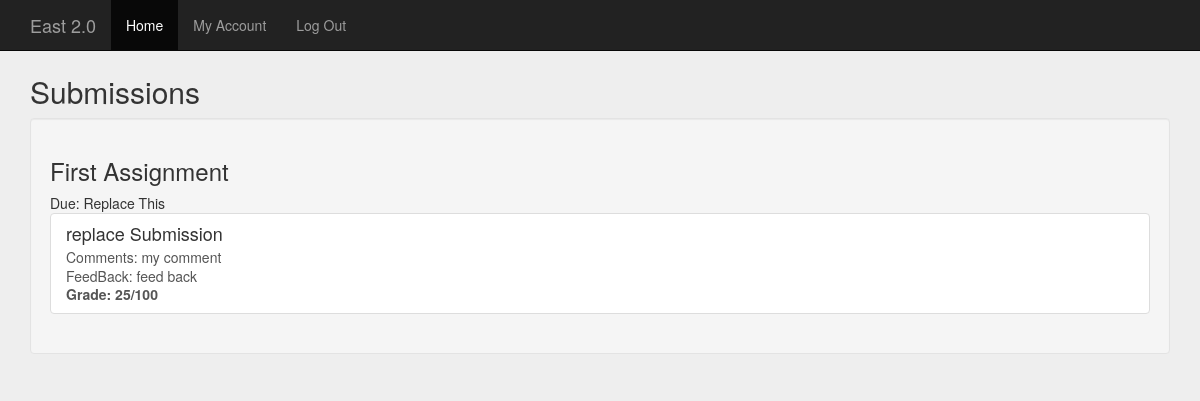
The app's page /index.php?action=assignment&assignmentID=1 (signed in) with its own data.
### tables this page shows
CREATE TABLE IF NOT EXISTS `assignments` (
  `ID` int(11) NOT NULL AUTO_INCREMENT,
  `Name` varchar(50) NOT NULL,
  `MaxPoints` int(11) NOT NULL,
  PRIMARY KEY (`ID`)
);

CREATE TABLE IF NOT EXISTS `submissions` (
  `ID` int(11) NOT NULL AUTO_INCREMENT,
  `comments` varchar(250) NOT NULL,
  `feedback` varchar(250) NOT NULL,
  `graded` int(11) DEFAULT NULL,
  `filename` varchar(256) NOT NULL,
  `filedata` mediumtext NOT NULL,
  PRIMARY KEY (`ID`)
);

### functions.php (called while the page is built, shortened)
<?php
function connectToDB()
{
	$conn = new mysqli($hn, $un, $pw, $db);
	return $conn;
}
function getStudentAssignmentSubmissions($assID){
	$conn = connectToDB();
	$studentID = $_SESSION['userID'];
	$sql = 'SELECT a.Name as assName, a.MaxPoints,s.ID,s.comments,s.feedback,s.graded FROM assignments a, submissions s, courses c, assignmentsubmissions ass, courseassignments ca WHERE ass.StudentID='.$studentID.' AND ass.AssID='.$assID.' ';
	$sql.= ' AND a.ID = ass.AssID AND ca.AssignmentID=ass.AssID AND ca.CourseID = c.ID AND s.ID = ass.SubID';
	$result=$conn->query($sql);
	$subCount = 0;
	$data = null;
	$data['canSubmit']=true;
    while($row = $result->fetch_assoc()){
		$data['assignmentName'] = $row['assName'];
		$data['assignmentMax'] = $row['MaxPoints'];
		$data['dueDate'] = "Replace This";
		$data['submissions'][$subCount]['submissionID'] = $row['ID'];
		$data['submissions'][$subCount]['comments'] = $row['comments'];
		$data['submissions'][$subCount]['feedback'] = $row['feedback'];
		$data['submissions'][$subCount]['graded'] = $row['graded'];
		$data['submissions'][$subCount]['submissionDate'] = "replace";
		if($row['graded']!=null)$data['canSubmit']=false;
		$subCount++;
	}
	return $data;
}
?>

### student/assignment.php (the view, shortened to what this page needs)
<div class="container body-container">
<h2>Submissions</h2>
<div class="well">
<h3><?=$page['studentAssSubmissions']['assignmentName']?></h3>
<p class="list-group-item-text">Due: <?=$page['studentAssSubmissions']['dueDate']?></p>
<div class="list-group">
<?php foreach($page['studentAssSubmissions']['submissions'] as $submission){ ?>
  <a class="list-group-item <?=($submission['graded']?'':'')?>">
    <h4 class="list-group-item-heading"><?=$submission['submissionDate']?> Submission</h4>
    <p class="list-group-item-text">Comments: <?=$submission['comments']?></p>
	<p class="list-group-item-text">FeedBack: <?=$submission['feedback']?></p>
	<p class="list-group-item-text"><strong>Grade: <?=$submission['graded']?>/100</strong></p>
  </a>
 <?php }?>
</div>
</div>

### css/signin.css (style rules this page uses)
body { padding-top: 40px; padding-bottom: 40px; background-color: #eee; }
.body-container { margin-top:15px; }

### records on screen
assignments: Name "First Assignment", submissionDate "replace", submissions.comments "my comment", submissions.feedback "feed back", submissions.graded "25"

### other values on screen
$page['studentAssSubmissions']['dueDate'] "Replace This"
